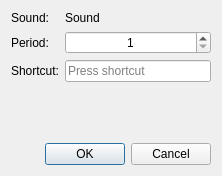
<?xml version="1.0" encoding="UTF-8"?>
<ui version="4.0">
 <class>DlgEditTimer</class>
 <widget class="QDialog" name="DlgEditTimer">
  <property name="geometry">
   <rect>
    <x>0</x>
    <y>0</y>
    <width>222</width>
    <height>176</height>
   </rect>
  </property>
  <property name="windowTitle">
   <string>Edit timer's parameters</string>
  </property>
  <layout class="QVBoxLayout" name="verticalLayout">
   <item>
    <layout class="QFormLayout" name="flayoutParams">
     <property name="fieldGrowthPolicy">
      <enum>QFormLayout::AllNonFixedFieldsGrow</enum>
     </property>
     <item row="1" column="0">
      <widget class="QLabel" name="labelPeriod">
       <property name="text">
        <string>Period:</string>
       </property>
      </widget>
     </item>
     <item row="1" column="1">
      <widget class="QSpinBox" name="spinPeriod">
       <property name="alignment">
        <set>Qt::AlignCenter</set>
       </property>
       <property name="minimum">
        <number>1</number>
       </property>
      </widget>
     </item>
     <item row="2" column="0">
      <widget class="QLabel" name="labelShortcut">
       <property name="text">
        <string>Shortcut:</string>
       </property>
      </widget>
     </item>
     <item row="2" column="1">
      <widget class="QKeySequenceEdit" name="editShortcut"/>
     </item>
     <item row="0" column="1">
      <widget class="QLabel" name="labelDispSound">
       <property name="text">
        <string>Sound</string>
       </property>
      </widget>
     </item>
     <item row="0" column="0">
      <widget class="QLabel" name="labelSound">
       <property name="text">
        <string>Sound:</string>
       </property>
      </widget>
     </item>
    </layout>
   </item>
   <item>
    <spacer name="vspacerMainLayout">
     <property name="orientation">
      <enum>Qt::Vertical</enum>
     </property>
     <property name="sizeType">
      <enum>QSizePolicy::Fixed</enum>
     </property>
     <property name="sizeHint" stdset="0">
      <size>
       <width>20</width>
       <height>20</height>
      </size>
     </property>
    </spacer>
   </item>
   <item>
    <layout class="QHBoxLayout" name="hlayoutButtons">
     <item>
      <spacer name="hspacerButtons">
       <property name="orientation">
        <enum>Qt::Horizontal</enum>
       </property>
       <property name="sizeHint" stdset="0">
        <size>
         <width>40</width>
         <height>20</height>
        </size>
       </property>
      </spacer>
     </item>
     <item>
      <widget class="QPushButton" name="buttonOK">
       <property name="text">
        <string>OK</string>
       </property>
      </widget>
     </item>
     <item>
      <widget class="QPushButton" name="buttonCancel">
       <property name="text">
        <string>Cancel</string>
       </property>
      </widget>
     </item>
    </layout>
   </item>
  </layout>
 </widget>
 <resources/>
 <connections/>
</ui>
